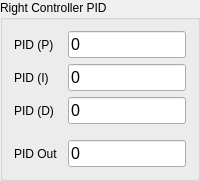
     <widget class="QGroupBox" name="rightPidBox">
      <property name="geometry">
       <rect>
        <x>467</x>
        <y>200</y>
        <width>200</width>
        <height>165</height>
       </rect>
      </property>
      <property name="sizePolicy">
       <sizepolicy hsizetype="Fixed" vsizetype="Fixed">
        <horstretch>0</horstretch>
        <verstretch>0</verstretch>
       </sizepolicy>
      </property>
      <property name="title">
       <string>Right Controller PID</string>
      </property>
      <layout class="QHBoxLayout" name="horizontalLayout_11">
       <item>
        <layout class="QVBoxLayout" name="rightPidLabelsBox">
         <item>
          <widget class="QLabel" name="rightPidPLabel">
           <property name="sizePolicy">
            <sizepolicy hsizetype="Preferred" vsizetype="Preferred">
             <horstretch>0</horstretch>
             <verstretch>0</verstretch>
            </sizepolicy>
           </property>
           <property name="text">
            <string>PID (P)</string>
           </property>
          </widget>
         </item>
         <item>
          <widget class="QLabel" name="rightPidILabel">
           <property name="text">
            <string>PID (I)</string>
           </property>
          </widget>
         </item>
         <item>
          <widget class="QLabel" name="rightPidDLabel">
           <property name="text">
            <string>PID (D)</string>
           </property>
          </widget>
         </item>
         <item>
          <spacer name="verticalSpacer_16">
           <property name="orientation">
            <enum>Qt::Orientation::Vertical</enum>
           </property>
           <property name="sizeType">
            <enum>QSizePolicy::Policy::Fixed</enum>
           </property>
           <property name="sizeHint" stdset="0">
            <size>
             <width>20</width>
             <height>10</height>
            </size>
           </property>
          </spacer>
         </item>
         <item>
          <widget class="QLabel" name="rightPidOutLabel">
           <property name="text">
            <string>PID Out</string>
           </property>
          </widget>
         </item>
        </layout>
       </item>
       <item>
        <spacer name="horizontalSpacer_20">
         <property name="orientation">
          <enum>Qt::Orientation::Horizontal</enum>
         </property>
         <property name="sizeType">
          <enum>QSizePolicy::Policy::Fixed</enum>
         </property>
         <property name="sizeHint" stdset="0">
          <size>
           <width>4</width>
           <height>20</height>
          </size>
         </property>
        </spacer>
       </item>
       <item>
        <layout class="QVBoxLayout" name="rightPidValuesBox">
         <property name="sizeConstraint">
          <enum>QLayout::SizeConstraint::SetDefaultConstraint</enum>
         </property>
         <item>
          <widget class="QLineEdit" name="rightPidPValue">
           <property name="sizePolicy">
            <sizepolicy hsizetype="Preferred" vsizetype="Fixed">
             <horstretch>0</horstretch>
             <verstretch>0</verstretch>
            </sizepolicy>
           </property>
           <property name="font">
            <font>
             <pointsize>12</pointsize>
            </font>
           </property>
           <property name="focusPolicy">
            <enum>Qt::FocusPolicy::NoFocus</enum>
           </property>
           <property name="text">
            <string>0</string>
           </property>
           <property name="frame">
            <bool>true</bool>
           </property>
           <property name="dragEnabled">
            <bool>true</bool>
           </property>
           <property name="readOnly">
            <bool>true</bool>
           </property>
          </widget>
         </item>
         <item>
          <widget class="QLineEdit" name="rightPidIValue">
           <property name="sizePolicy">
            <sizepolicy hsizetype="Preferred" vsizetype="Fixed">
             <horstretch>0</horstretch>
             <verstretch>0</verstretch>
            </sizepolicy>
           </property>
           <property name="font">
            <font>
             <pointsize>12</pointsize>
            </font>
           </property>
           <property name="focusPolicy">
            <enum>Qt::FocusPolicy::NoFocus</enum>
           </property>
           <property name="text">
            <string>0</string>
           </property>
           <property name="frame">
            <bool>true</bool>
           </property>
           <property name="dragEnabled">
            <bool>true</bool>
           </property>
           <property name="readOnly">
            <bool>true</bool>
           </property>
          </widget>
         </item>
         <item>
          <widget class="QLineEdit" name="rightPidDValue">
           <property name="sizePolicy">
            <sizepolicy hsizetype="Preferred" vsizetype="Fixed">
             <horstretch>0</horstretch>
             <verstretch>0</verstretch>
            </sizepolicy>
           </property>
           <property name="font">
            <font>
             <pointsize>12</pointsize>
            </font>
           </property>
           <property name="focusPolicy">
            <enum>Qt::FocusPolicy::NoFocus</enum>
           </property>
           <property name="text">
            <string>0</string>
           </property>
           <property name="frame">
            <bool>true</bool>
           </property>
           <property name="dragEnabled">
            <bool>true</bool>
           </property>
           <property name="readOnly">
            <bool>true</bool>
           </property>
          </widget>
         </item>
         <item>
          <spacer name="verticalSpacer_17">
           <property name="orientation">
            <enum>Qt::Orientation::Vertical</enum>
           </property>
           <property name="sizeType">
            <enum>QSizePolicy::Policy::Fixed</enum>
           </property>
           <property name="sizeHint" stdset="0">
            <size>
             <width>20</width>
             <height>10</height>
            </size>
           </property>
          </spacer>
         </item>
         <item>
          <widget class="QLineEdit" name="rightPidOutValue">
           <property name="sizePolicy">
            <sizepolicy hsizetype="Preferred" vsizetype="Fixed">
             <horstretch>0</horstretch>
             <verstretch>0</verstretch>
            </sizepolicy>
           </property>
           <property name="font">
            <font>
             <pointsize>12</pointsize>
            </font>
           </property>
           <property name="focusPolicy">
            <enum>Qt::FocusPolicy::NoFocus</enum>
           </property>
           <property name="text">
            <string>0</string>
           </property>
           <property name="frame">
            <bool>true</bool>
           </property>
           <property name="dragEnabled">
            <bool>true</bool>
           </property>
           <property name="readOnly">
            <bool>true</bool>
           </property>
          </widget>
         </item>
        </layout>
       </item>
      </layout>
     </widget>
